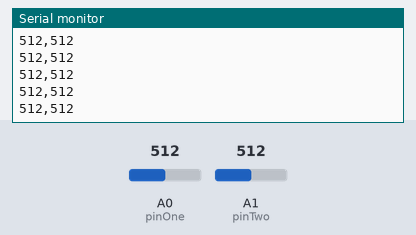
Bench run of a sketch on a simulated Arduino Uno, built with avr-gcc and run on an emulated ATmega328P. Shown: the last lines printed to the serial monitor. Inputs (shaded band) come from the test bench; at power-on: A0 (pinOne) = 512, A1 (pinTwo) = 512.

Above: at 1.2 s.
1.3 s: A0 (pinOne) set to 716
At 1.9 s:
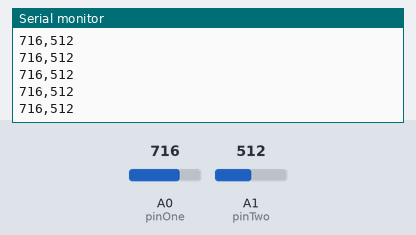
2.8 s: A1 (pinTwo) set to 716
At 3.4 s:
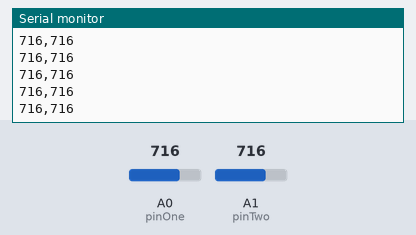
5.8 s: A0 (pinOne) set to 900
At 6.8 s:
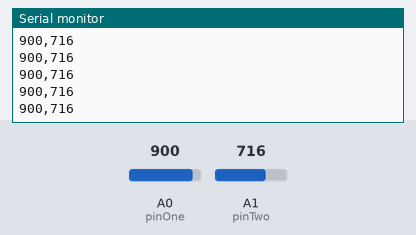
7.3 s: A1 (pinTwo) set to 900
At 7.8 s:
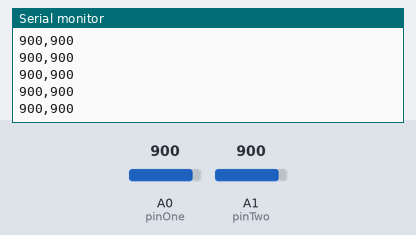
Timing chart, 0 to 9.8 s (numbered marks = the images above; inputs shaded):
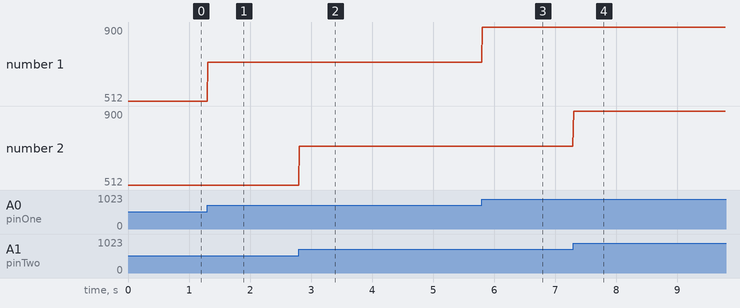

Measured:
- after the input at 1.3 s, the serial monitor: prints a new line at once (image 1)
- after the input at 2.8 s, the serial monitor: prints a new line at once (image 2)
- after the input at 5.8 s, the serial monitor: prints a new line at once (image 3)
- after the input at 7.3 s, the serial monitor: prints a new line at once (image 4)
- plotted number 1: 512 → 716 after the input at 1.3 s, 716 → 900 after the input at 5.8 s

The sketch:

TwoSignalReadSerial.ino
```cpp
//declare two int's with pin values
int pinOne = A0;
int pinTwo = A1;

// the setup routine runs once when you press reset:
void setup() {
  // initialize serial communication at 9600 bits per second:
  Serial.begin(9600);
  pinMode(pinOne, INPUT);
  pinMode(pinTwo, INPUT);
}

// the loop routine runs over and over again forever:
void loop() {
  // read the input on analog pin 0(pinOne) and one(pintTwo):
  int sensorValueOne = analogRead(pinOne);
  int sensorValueTwo = analogRead(pinTwo);

  //declare char array text and store values
  char text[40];
  sprintf(text, "%d,%d\n", sensorValueOne, sensorValueTwo);
  //print text array
  Serial.println(text);
  delay(10);
}
```
